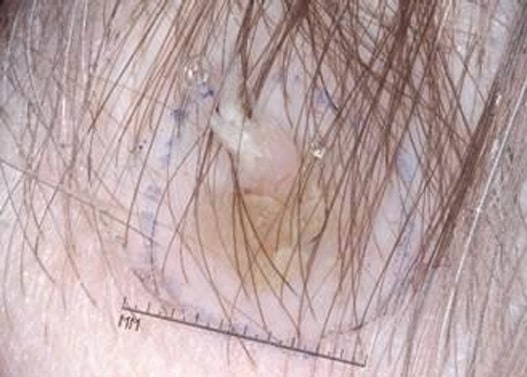
#> input picture assets/example1.jpg, 527 x 377 px
$ python -i hair_remover.py   (imports and definitions only)
#> lines starting #> are read from the running program, lines starting #| are printed output that depends on the picture; after the words box and inside, x2 and y2 are one past the last pixel; in counts of white or black regions, pixels touching at a corner belong together
#> further down, picture is the input picture: shape (377, 527, 3); mean B, G, R 164.8, 164.5, 186.1
import cv2
import matplotlib.pyplot as plt
import numpy as np

class HairRemover:
    def __init__(self) -> None:
        # Initialize the object with no hair percentage calculated yet
        self._hair_percentage = None

    def remove_hair(self, image: np.ndarray) -> np.ndarray:
        """
        Removes hair-like artifacts from an input image.

        Args:
            image (np.ndarray): Input RGB image as a numpy array.

        Returns:
            np.ndarray: Image with hair artifacts removed.
        """

        # Convert the input image to grayscale
        grayscale_image = cv2.cvtColor(image, cv2.COLOR_RGB2GRAY)
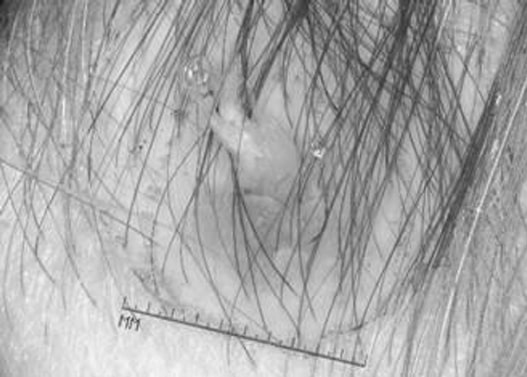
#> grayscale_image: shape (377, 527); min 23, max 250, mean 167.1

        # Create a rectangular kernel for morphological operations
        morph_kernel = cv2.getStructuringElement(cv2.MORPH_RECT, (7, 7))

        # Apply the blackhat morphological operation to highlight hair-like structures
        blackhat_image = cv2.morphologyEx(grayscale_image, cv2.MORPH_BLACKHAT, morph_kernel)
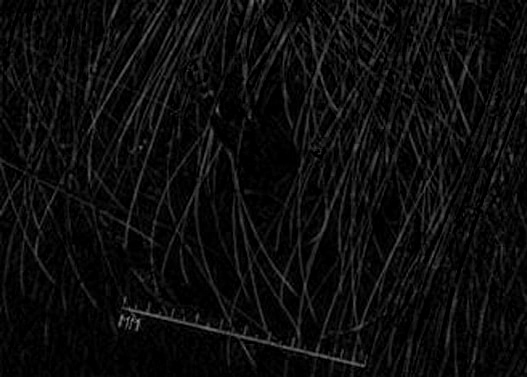
#> blackhat_image: shape (377, 527); min 0, max 140, mean 12.5

        # Threshold the blackhat image to create a binary mask of the hair regions
        _, hair_mask = cv2.threshold(blackhat_image, 24, 255, cv2.THRESH_BINARY)
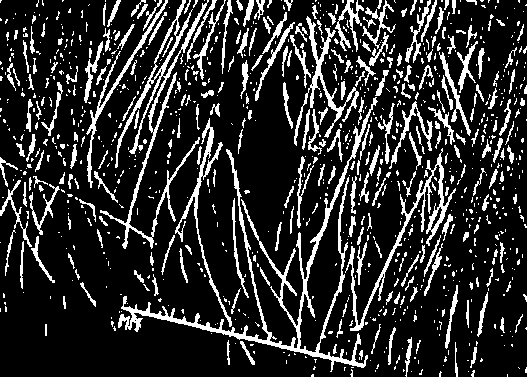
#> hair_mask: shape (377, 527); 17.6% white; 1018 white regions (754 under 20 px), largest, box (x1, y1, x2, y2) and area: (118, 97, 378, 372) 4728, (100, 0, 209, 249) 2768, (345, 148, 456, 331) 1753

        # Use inpainting to remove hair based on the mask
        inpainted_image = cv2.inpaint(image, hair_mask, 1, cv2.INPAINT_TELEA)
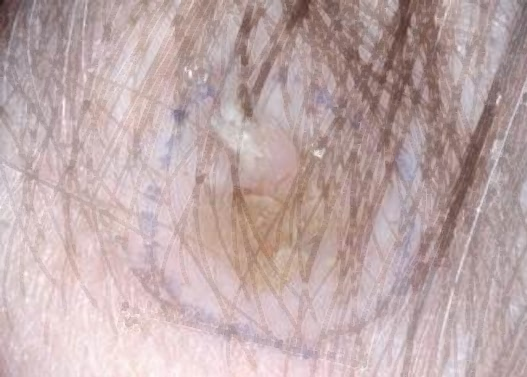
#> inpainted_image: shape (377, 527, 3); mean B, G, R 169.2, 168.9, 190.5

        # Calculate the percentage of the image covered by detected hair
        total_pixels = image.shape[0] * image.shape[1]
#> total_pixels = 198679
        hair_pixels = cv2.countNonZero(hair_mask)
#> hair_pixels = 35022
        hair_fraction = hair_pixels / total_pixels if total_pixels != 0 else 0
#> hair_fraction = 0.176
        self._hair_percentage = hair_fraction * 100
#> self._hair_percentage = 17.63

        return inpainted_image

    def display_result(self, image_input: np.ndarray) -> None:
        """
        Processes the input image using remove_hair() and displays the original
        and processed images side-by-side along with the detected hair percentage.

        Args:
            image_input (np.ndarray): Input image as a numpy array.
        """

        # Process the image to remove hair
        processed_image = self.remove_hair(image_input)

        # Convert images from BGR to RGB for proper color display with matplotlib
        original_rgb = cv2.cvtColor(image_input, cv2.COLOR_BGR2RGB)
        processed_rgb = cv2.cvtColor(processed_image, cv2.COLOR_BGR2RGB)

        # Display original and processed images
        fig, axes = plt.subplots(1, 2, figsize=(12, 6))
        axes[0].imshow(original_rgb)
        axes[0].set_title("Original Image")
        axes[0].axis("off")

        axes[1].imshow(processed_rgb)
        axes[1].set_title(f"Processed Image\nHair Area: {self._hair_percentage:.2f}%")
        axes[1].axis("off")

        plt.tight_layout()
        plt.show()

>>> import cv2
>>> picture = cv2.imread('../../../assets/example1.jpg')
>>> result = HairRemover().display_result(picture)

$ run again, on assets/example2.jpg
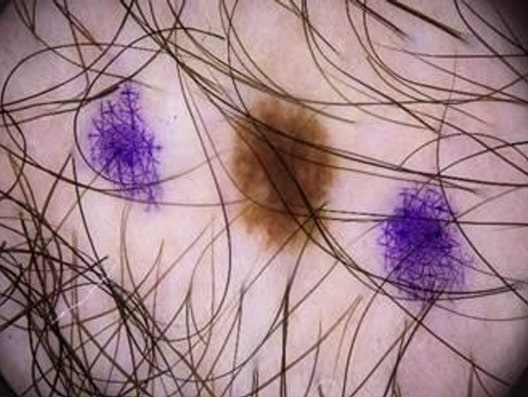
#> input picture assets/example2.jpg, 528 x 397 px
#> picture is the input picture: shape (397, 528, 3); mean B, G, R 138.6, 131.2, 162
#> in remove_hair, `_, hair_mask = cv2.threshold(blackhat_image, 24, 255, cv2.THRESH_BINARY)`:
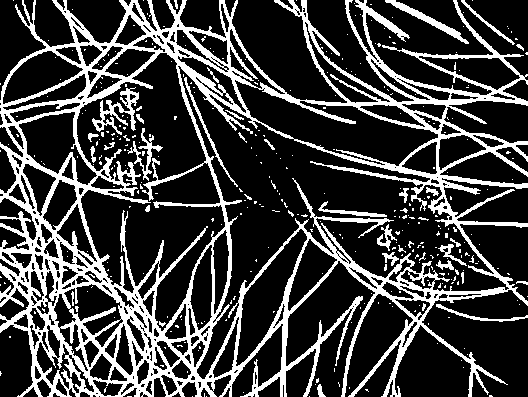
#> hair_mask: shape (397, 528); 24.9% white; 363 white regions (328 under 20 px), largest, box (x1, y1, x2, y2) and area: (0, 0, 528, 397) 46980, (92, 87, 139, 135) 710, (385, 0, 469, 44) 544
#> in remove_hair, `inpainted_image = cv2.inpaint(image, hair_mask, 1, cv2.INPAINT_TELEA)`:
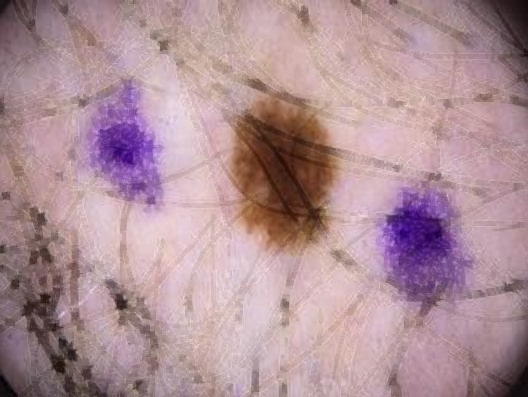
#> inpainted_image: shape (397, 528, 3); mean B, G, R 151.1, 143.8, 174.6
#> hair_pixels = 52159
#> hair_fraction = 0.249
#> self._hair_percentage = 24.88

$ run again, on assets/example3.jpg
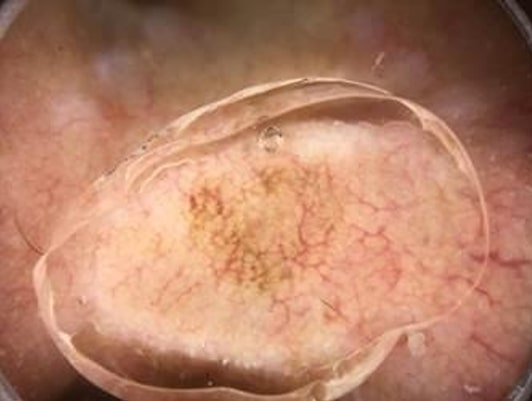
#> input picture assets/example3.jpg, 532 x 401 px
#> picture is the input picture: shape (401, 532, 3); mean B, G, R 103.4, 128.7, 181.2
#> in remove_hair, `_, hair_mask = cv2.threshold(blackhat_image, 24, 255, cv2.THRESH_BINARY)`:
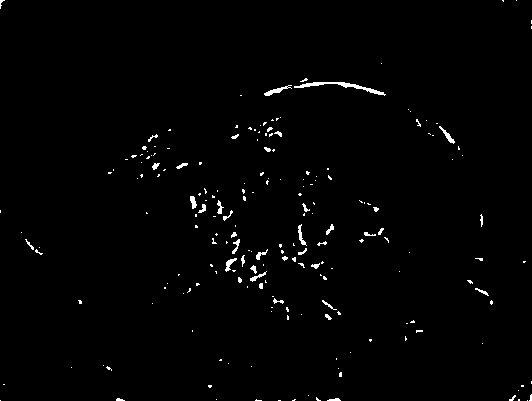
#> hair_mask: shape (401, 532); 1.2% white in thin lines or dots
#> hair_pixels = 2568
#> hair_fraction = 0.012
#> self._hair_percentage = 1.2
#> in display_result, `plt.show()`:
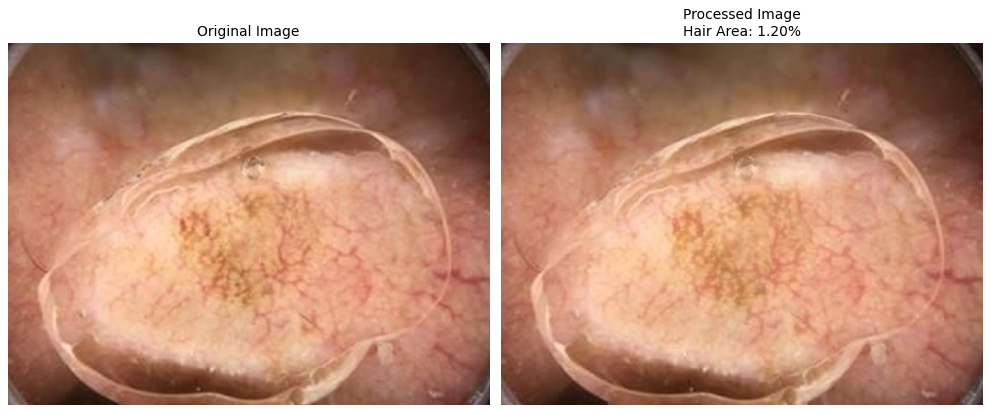
#> figure drawn by matplotlib, 2 panels
